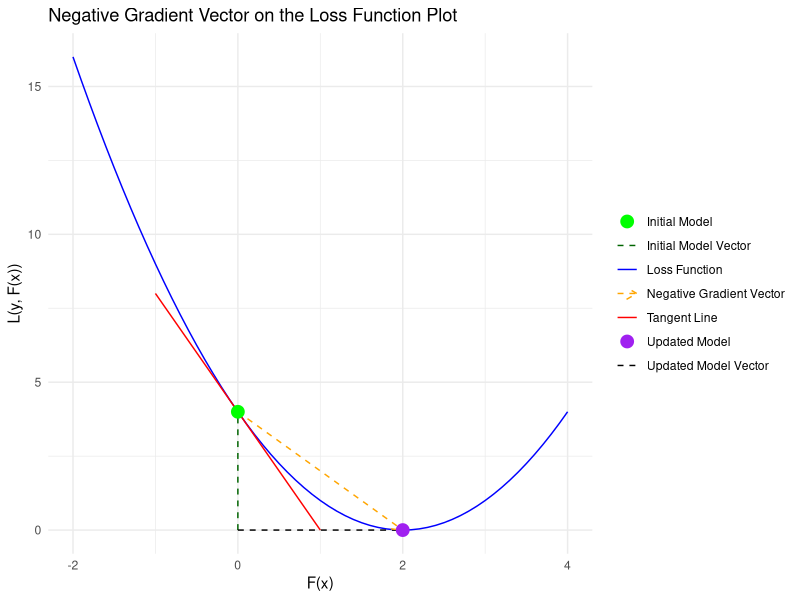

The R script that drew this image:
## ---- chunk 1
# Load required libraries
library(ggplot2)

# Define a loss function (example: quadratic loss)
loss_function <- function(x) (x - 2)^2

# Define the gradient of the loss function
loss_gradient <- function(x) 2 * (x - 2)

# Initial model value
F_m1 <- 0

# Learning rate
nu <- 0.5

# Update the model
F_m <- F_m1 - nu * loss_gradient(F_m1)

# Create data for plotting the loss function
x_vals <- seq(-2, 4, 0.1)
y_vals <- loss_function(x_vals)

# Create data for plotting the tangent line
tangent_x <- seq(F_m1 - 1, F_m1 + 1, 0.1)
tangent_y <- loss_function(F_m1) + loss_gradient(F_m1) * (tangent_x - F_m1)

# Create the plot
ggplot() +
  geom_line(aes(x = x_vals, y = y_vals, color = "Loss Function")) +
  geom_line(aes(x = tangent_x, y = tangent_y, color = "Tangent Line")) +
  geom_segment(aes(x = 0, y = 0, xend = F_m1, yend = loss_function(F_m1), color = "Initial Model Vector"), linetype = "dashed") +
  geom_segment(aes(x = 0, y = 0, xend = F_m, yend = loss_function(F_m), color = "Updated Model Vector"), linetype = "dashed") +
  geom_segment(aes(x = F_m1, y = loss_function(F_m1), xend = F_m, yend = loss_function(F_m), color = "Negative Gradient Vector"), linetype = "dashed", arrow = arrow(length = unit(0.3, "cm"))) +
  geom_point(aes(x = F_m1, y = loss_function(F_m1), color = "Initial Model"), size = 4) +
  geom_point(aes(x = F_m, y = loss_function(F_m), color = "Updated Model"), size = 4) +
  labs(x = "F(x)", y = "L(y, F(x))") +
  scale_color_manual(values = c("Loss Function" = "blue", "Tangent Line" = "red", "Initial Model Vector" = "darkgreen", "Updated Model Vector" = "black", "Negative Gradient Vector" = "orange", "Initial Model" = "green", "Updated Model" = "purple")) +
  theme_minimal() +
  ggtitle("Negative Gradient Vector on the Loss Function Plot") +
  theme(legend.title = element_blank())
